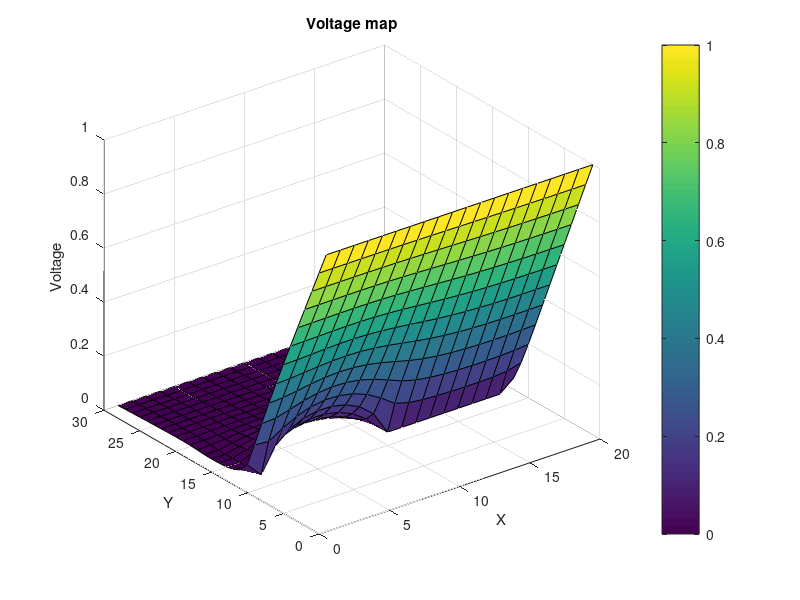
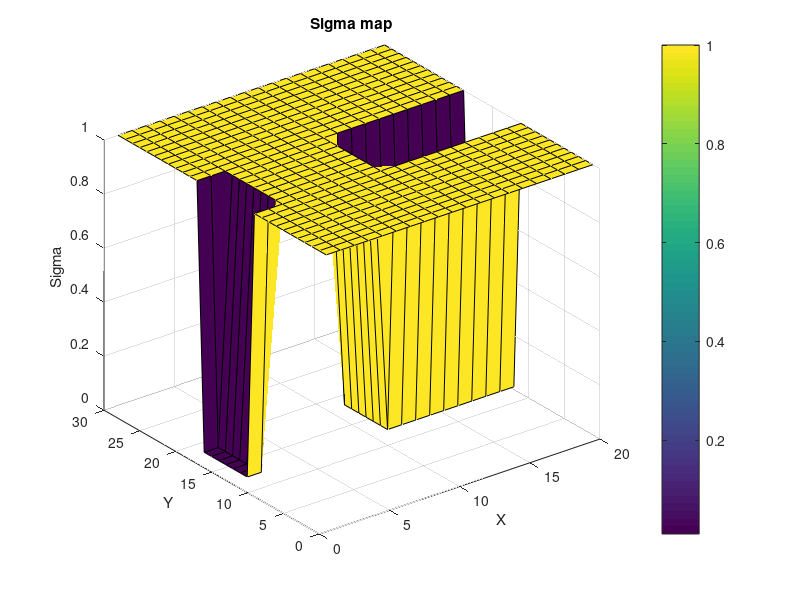
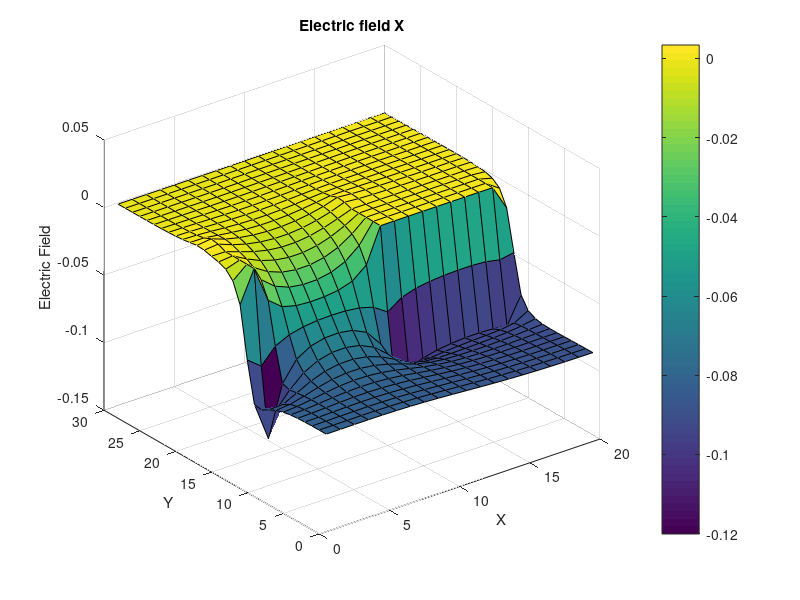
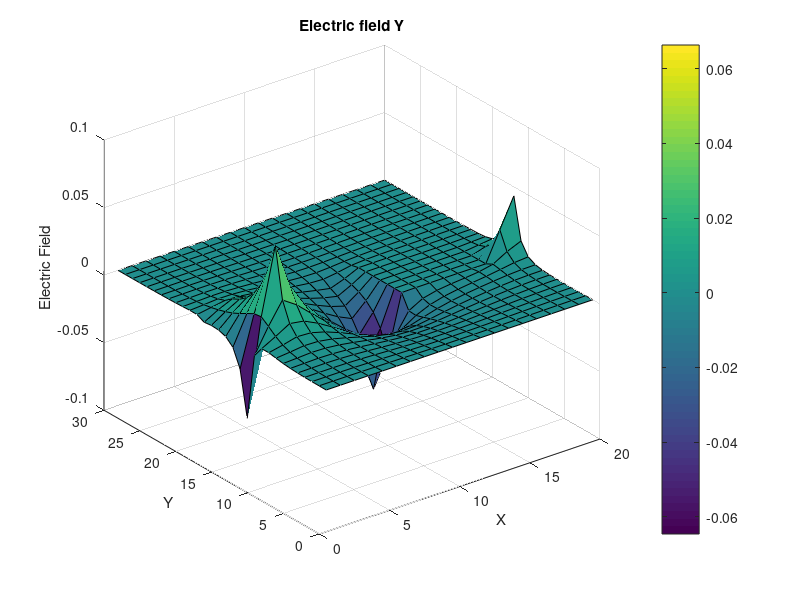

Here is the MATLAB script that generated these plots, in order:
%%%%%%%%%%%% Harmonic Wave Equation in 2D FD and Modes %%%%%%%%%%%%
% By David, Patrobas, Andrew and Xiaochen
% Febuary 24th, 2019
% Assignment 2
% Patrobas Adewumi
global C;
C.q_0 = 1.60217653e-19;             % electron charge
C.hb = 1.054571596e-34;             % Dirac constant
C.h = C.hb * 2 * pi;                    % Planck constant
C.m_0 = 9.10938215e-31;             % electron mass
C.kb = 1.3806504e-23;               % Boltzmann constant
C.eps_0 = 8.854187817e-12;          % vacuum permittivity
C.mu_0 = 1.2566370614e-6;           % vacuum permeability
C.c = 299792458; % speed of light

% Define area of region
W = 20;    % width in y dir
L = W*3/2; % length in x dir

% Centre point of given region
mid_x = L/2;
mid_y = W/3;

% Setting up the matrices for evaluation
G = zeros(L*W,L*W);
B = zeros(L*W,1);

% Defining conductivity of the boxes (given area)
s1 = 1;
s2 = 0.01;

% Define resistive region size
res_L = L*1/4;
res_W = W*2/5;

Smap = ones(L,W);
for i = 1:1:L
    for j = 1:1:W
        n = j+(i-1)*W;
        nxm = j+(i-2)*W;
        nxp = j+i*W;
        nyp = j+1+ (i-1)*W;
        nym = j-1+ (i-1)*W;
        
        if(i == 1)
            G(n,:) = 0;
            G(n,n) = 1;
            B(n) = 1;
            Smap(i,j) = s1;
        elseif(i == L)
            G(n,:) = 0;
            G(n,n) = 1;
            B(n) = 0;
            Smap(i,j) = s1;
        elseif(j == 1)
            G(n,:) = 0;
            if(i > mid_x - (res_L/2) && i < mid_x + (res_L/2))
                G(n,nxm) = s2;
                G(n,nxp) = s2;
                G(n,nyp) = s2;
                G(n,n) = -3*s2;
                Smap(i,j) = s2;
            else
                G(n,nxm) = s1;
                G(n,nxp) = s1;
                G(n,nyp) = s1;
                G(n,n) = -3;
                Smap(i,j) = s1;
            end
        elseif(j == W)
            G(n,:) = 0;
            if(i > mid_x - (res_L/2) && i < mid_x + (res_L/2))
                G(n,nxm) = s2;
                G(n,nxp) = s2;
                G(n,nym) = s2;
                G(n,n) = -3*s2;
                Smap(i,j) = s2;
            else
                G(n,nxm) = s1;
                G(n,nxp) = s1;
                G(n,nym) = s1;
                G(n,n) = -3;
                Smap(i,j) = s1;
            end
        else          
            G(n,:) = 0;
            G(n,n) = -4;
            %  setting my X and Y Boundaries 
            
            if((i > mid_x -(res_L/2) && i < mid_x + (res_L/2)) && ...
                    (j > mid_y + (res_W/2) || j < mid_y -(res_W/2)))
               G(n,nxp) = s2;
                G(n,nxm) = s2;
                G(n,nyp) = s2;
                G(n,nym) = s2;
                Smap(i,j) = s2;
            else
                G(n,nxp) = s1;
                G(n,nxm) = s1;
                G(n,nyp) = s1;
                G(n,nym) = s1;
                Smap(i,j) = s1;
            end     
        end
    end
end

V = G\B;
Vmap = zeros(L,W);
for i =1:1:L
    for j = 1:1:W
        n = j+(i-1)*W;
        Vmap(i,j) = V(n);
    end
end
%%
[Ey,Ex] = gradient(Vmap);

E = gradient(Vmap);
J = Smap.*E;

figure(5)
surf(Vmap)
colorbar
title('Voltage map')
xlabel('X')
ylabel('Y')
zlabel('Voltage')

figure(6)
surf(Smap)
colorbar
title('Sigma map')
xlabel('X')
ylabel('Y')
zlabel('Sigma');

figure(7)
surf(Ex)
colorbar
title('Electric field X')
xlabel('X')
ylabel('Y')
zlabel('Electric Field');

figure(8)
surf(Ey)
colorbar
title('Electric field Y')
xlabel('X')
ylabel('Y')
zlabel('Electric Field');

figure(9)
surf(J)
colorbar
title('Current Density')
xlabel('X')
ylabel('Y')
zlabel('Current per m^2');
